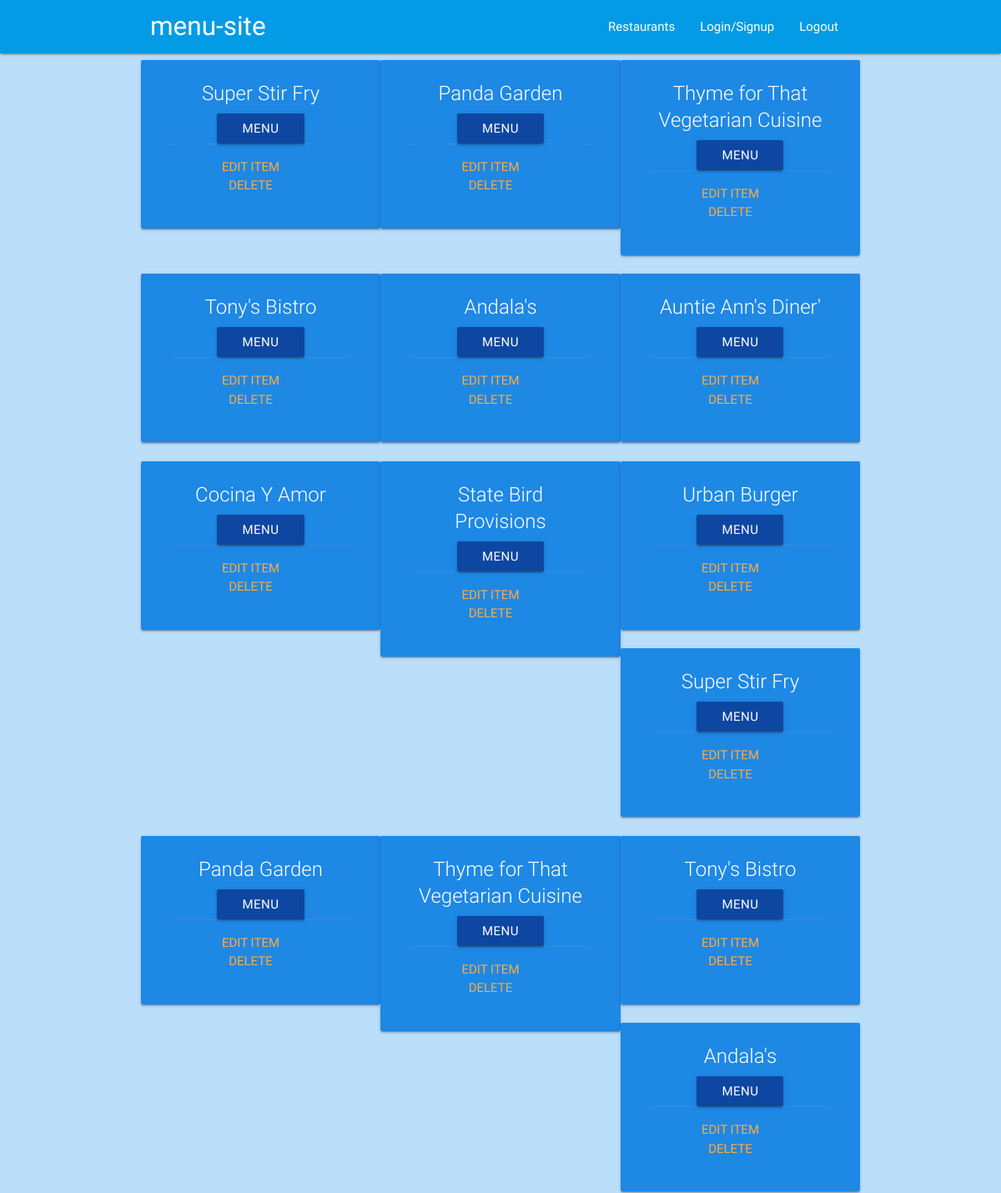
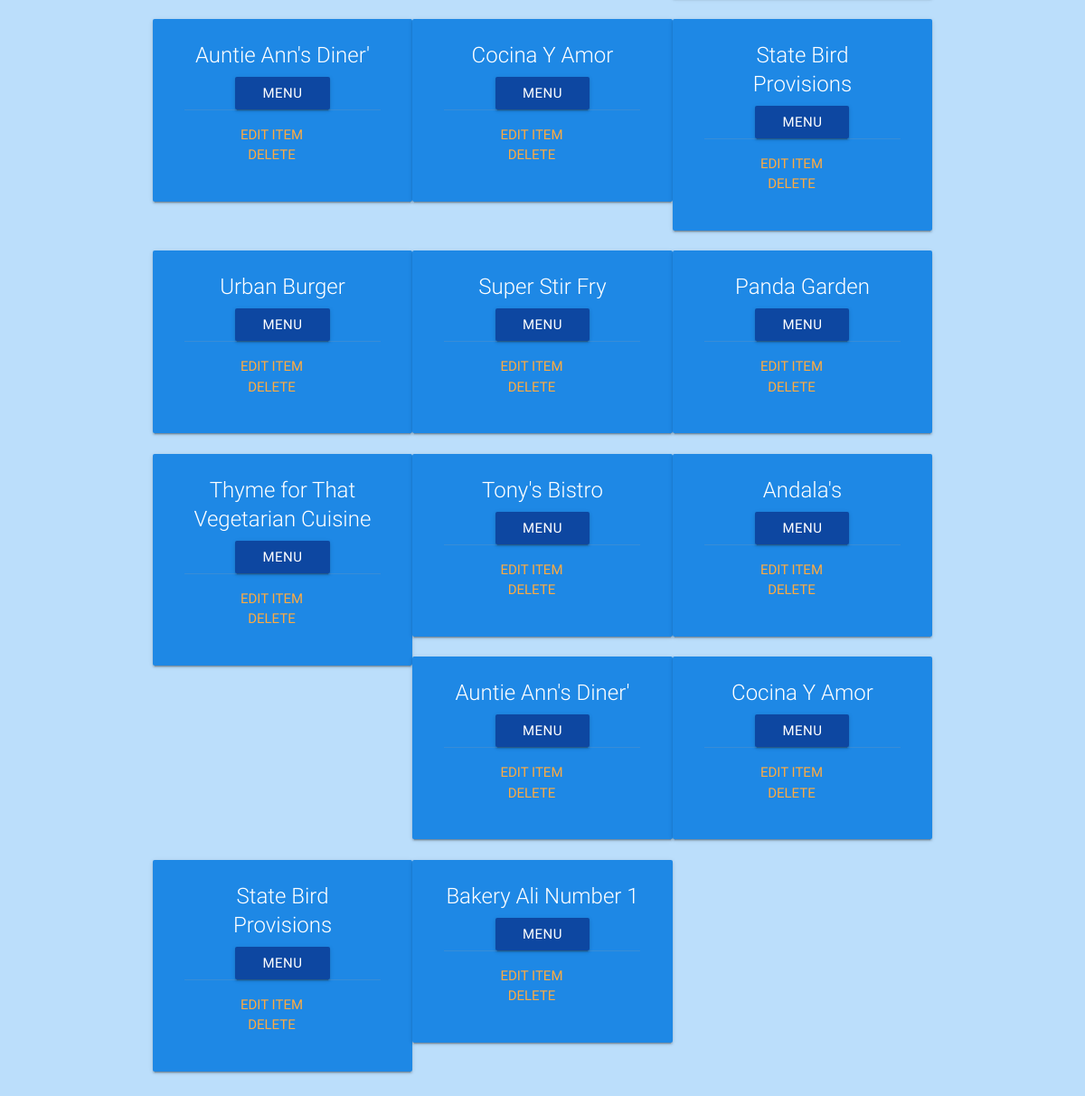
The page /restaurants/all on the database its author committed (2 pictures, top to bottom).
### database_setup.py (models this page shows)
class Restaurant(Base):
    __tablename__ = 'restaurant'
    id = Column(Integer, primary_key=True)
    name = Column(String(250), nullable=False)

### app.py (the view)
@app.route('/')
@app.route('/restaurant')
@app.route('/restaurants')
@app.route('/restaurant/all')
@app.route('/restaurants/all')
def allRestaurants():
    restaurants = db.session.query(Restaurant).all()
    return render_template('allRestaurants.html', restaurants=restaurants)

### templates/allRestaurants.html (shortened to what this page needs)
{% extends "base.html" %}
{% block content %}
<div class="row">
    {% for restaurant in restaurants %}
    <div class="card blue darken-1 center-align col s4">
      <div class="card-content white-text hoverable">
        <span class="card-title">{{restaurant.name}}</span>
        <a class="blue darken-4 waves-effect waves-light btn" href="{{url_for('showRestaurantMenu', restaurant_id=restaurant.id) }}">Menu</a>
        <div class="card-action">
          <a href="{{url_for('editRestaurant', restaurant_id=restaurant.id) }}">Edit Item</a>
          <a href="{{url_for('deleteRestaurant', restaurant_id=restaurant.id) }}">Delete</a>
        </div>
      </div>
    </div>
    {% endfor %}
  </div>
</div>
{% endblock %}

### templates/base.html (shortened to what this page needs)
<!DOCTYPE html>
<html>
<head>
  <link rel="stylesheet" href="/static/css/materialize.css">
  <link rel="stylesheet" href="/static/css/styles.css">
</head>
<body class="blue lighten-4">
  <nav>
    <div class="nav-wrapper">
      <div class="container">
        <a href="/" class="brand-logo">menu-site</a>
        <ul id="nav-mobile" class="right hide-on-med-and-down">
          <li><a href="#">Restaurants</a></li>
          <li><a href="#">Login/Signup</a></li>
          <li><a href="#">Logout</a></li>
        </ul>
      </div>
    </div>
  </nav>
  <div id="content" class="row container">
    {% block content %}
    {% endblock %}
</body>
</html>

### rows shown on the page
Restaurant: name "Super Stir Fry"
Restaurant: name "Panda Garden"
Restaurant: name "Thyme for That Vegetarian Cuisine"
Restaurant: name "Tony's Bistro"
Restaurant: name "Andala's"
Restaurant: name "Auntie Ann's Diner'"
Restaurant: name "Cocina Y Amor"
Restaurant: name "State Bird Provisions"
Restaurant: name "Urban Burger"
Restaurant: name "Super Stir Fry"
Restaurant: name "Panda Garden"
Restaurant: name "Thyme for That Vegetarian Cuisine"
Restaurant: name "Tony's Bistro"
Restaurant: name "Andala's"
Restaurant: name "Auntie Ann's Diner'"
Restaurant: name "Cocina Y Amor"
Restaurant: name "State Bird Provisions"
Restaurant: name "Urban Burger"
Restaurant: name "Super Stir Fry"
Restaurant: name "Panda Garden"
Restaurant: name "Thyme for That Vegetarian Cuisine"
Restaurant: name "Tony's Bistro"
Restaurant: name "Andala's"
Restaurant: name "Auntie Ann's Diner'"
Restaurant: name "Cocina Y Amor"
Restaurant: name "State Bird Provisions"
Restaurant: name "Bakery Ali Number 1"
